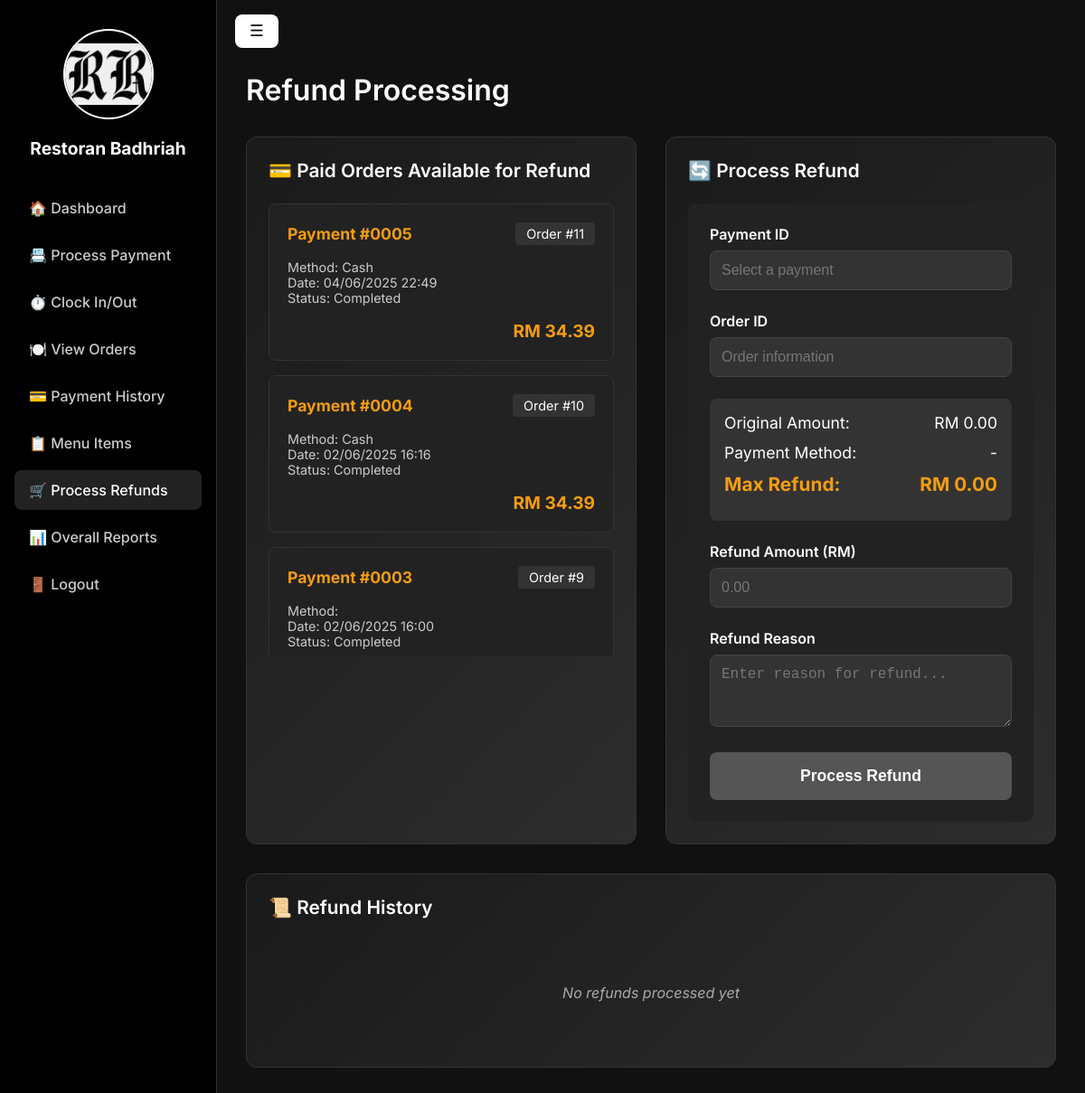
Page /restoran-badhriah/refunds.php (signed in) on the committed database.
### tables this page shows
CREATE TABLE `payment` (
  `PaymentID` int(11) NOT NULL,
  `OrderID` int(11) DEFAULT NULL,
  `Amount` decimal(10,2) NOT NULL,
  `PaymentMethod` enum('Cash','Credit Card','Digital Wallet') NOT NULL,
  `PaymentDateTime` datetime NOT NULL DEFAULT current_timestamp(),
  `Status` enum('Completed','Pending','Refunded') NOT NULL DEFAULT 'Pending'
);

### restoran-badhriah/refunds.php (the view, shortened to what this page needs)
<?php
require_once 'db.php';
$payments = [];
$payment_query = "SELECT p.PaymentID, p.OrderID, p.Amount, p.PaymentMethod, p.PaymentDateTime, p.Status
                  FROM payment p
                  WHERE p.Status = 'completed' OR p.Status = 'paid'
                  ORDER BY p.PaymentDateTime DESC";
$payment_result = $conn->query($payment_query);
if ($payment_result->num_rows > 0) {
    while($row = $payment_result->fetch_assoc()) {
        $refund_check = "SELECT COUNT(*) as refund_count FROM refunds WHERE PaymentID = " . $row['PaymentID'];
        $refund_result = $conn->query($refund_check);
        $refund_data = $refund_result->fetch_assoc();
        if ($refund_data['refund_count'] == 0) {
            $payments[] = $row;
        }
    }
}
$refunds = [];
?>
<!DOCTYPE html>
<html lang="en">
<head>
</head>
<body>
<div class="sidebar" id="sidebar">
    <div style="text-align: center;">
        <img src="images/logo.png" alt="Restoran Badhriah Logo"
             style="width: 100px; height: 100px; border-radius: 50%; border: 2px solid #fff; object-fit: contain; margin-bottom: 1rem;">
    </div>
    <h2>Restoran Badhriah</h2>
        <a href="cashier.php">🏠 Dashboard</a>
        <a href="cashier_payment.php" >📇 Process Payment</a>
        <a href="workshift.php">⏱️ Clock In/Out</a>
        <a href="orders.php">🍽️ View Orders</a>
        <a href="payments.php" >💳 Payment History</a>
        <a href="menu_cashier.php">📋 Menu Items</a>
        <a href="refunds.php" class="active">🛒 Process Refunds</a>
        <a href="reports.php">📊 Overall Reports</a>
        <a href="logout.php">🚪 Logout</a>
</div>
<div class="main" id="main">
    <button id="toggleBtn" class="toggle-btn">☰</button>
    <div class="header">
        <h1>Refund Processing</h1>
    </div>
    <div class="dashboard">
        <div class="payments-section">
            <div class="section-title">
                <span>💳 Paid Orders Available for Refund</span>
            </div>
            <div class="payments-container">
                <?php if (count($payments) > 0): ?>
                    <?php foreach ($payments as $payment): ?>
                        <div class="payment-card"
                             data-id="<?= $payment['PaymentID'] ?>"
                             data-amount="<?= $payment['Amount'] ?>"
                             onclick="selectPayment(this, <?= $payment['PaymentID'] ?>, <?= $payment['Amount'] ?>, '<?= htmlspecialchars($payment['OrderID']) ?>', '<?= htmlspecialchars($payment['PaymentMethod']) ?>')">
                            <div class="payment-header">
                                <div class="payment-id">Payment #<?= str_pad($payment['PaymentID'], 4, '0', STR_PAD_LEFT) ?></div>
                                <div class="order-info">Order #<?= $payment['OrderID'] ?></div>
                            </div>
                            <div class="payment-details">
                                <div>Method: <?= htmlspecialchars($payment['PaymentMethod']) ?></div>
                                <div>Date: <?= date('d/m/Y H:i', strtotime($payment['PaymentDateTime'])) ?></div>
                                <div>Status: <?= htmlspecialchars($payment['Status']) ?></div>
                            </div>
                            <div class="payment-amount">
                                RM <?= number_format($payment['Amount'], 2) ?>
                            </div>
                        </div>
                    <?php endforeach; ?>
                <?php else: ?>
                    <div class="empty-state">
                        No payments available for refund
                    </div>
                <?php endif; ?>
            </div>
        </div>
        <div class="refund-section">
            <div class="section-title">
                <span>🔄 Process Refund</span>
            </div>
            <div class="refund-form">
                <form method="POST" id="refundForm">
                    <div class="form-group">
                        <label for="paymentDisplay">Payment ID</label>
                        <input type="text" id="paymentDisplay" readonly placeholder="Select a payment">
                    </div>
                    <div class="form-group">
                        <label for="orderDisplay">Order ID</label>
                        <input type="text" id="orderDisplay" readonly placeholder="Order information">
                    </div>
                    <div class="refund-summary">
                        <div class="summary-row">
                            <span>Original Amount:</span>
                            <span id="originalAmount">RM 0.00</span>
                        </div>
                        <div class="summary-row">
                            <span>Payment Method:</span>
                            <span id="paymentMethod">-</span>
                        </div>
                        <div class="summary-row total">
                            <span>Max Refund:</span>
                            <span id="maxRefund">RM 0.00</span>
                        </div>
                    </div>
                    <div class="form-group">
                        <label for="refund_amount">Refund Amount (RM)</label>
                        <input type="number" name="refund_amount" id="refund_amount"
                               step="0.01" min="0" placeholder="0.00"
                               oninput="validateRefund()" required>
                    </div>
                    <div class="form-group">
                        <label for="refund_reason">Refund Reason</label>
                        <textarea name="refund_reason" id="refund_reason"
                                  placeholder="Enter reason for refund..." required></textarea>
                    </div>
                    <button type="submit" class="process-btn" id="processBtn" disabled>
                        Process Refund
                    </button>
                </form>
            </div>
        </div>
    </div>
    <div class="refunds-history">
        <div class="section-title">
            <span>📜 Refund History</span>
        </div>
        <?php if (count($refunds) > 0): ?>
            <table class="refunds-table">
                <thead>
                    <tr>
                        <th>Refund ID</th>
                        <th>Payment ID</th>
                        <th>Order ID</th>
                        <th>Original Amount</th>
                        <th>Refund Amount</th>
                        <th>Reason</th>
                        <th>Processed By</th>
                        <th>Date</th>
                    </tr>
                </thead>
                <tbody>
                    <?php foreach ($refunds as $refund): ?>
                        <tr>
                            <td>#<?= str_pad($refund['RefundID'], 4, '0', STR_PAD_LEFT) ?></td>
                            <td>#<?= str_pad($refund['PaymentID'], 4, '0', STR_PAD_LEFT) ?></td>
                            <td>#<?= $refund['OrderID'] ?></td>
                            <td>RM <?= number_format($refund['OriginalAmount'], 2) ?></td>
                            <td>RM <?= number_format($refund['RefundAmount'], 2) ?></td>
                            <td><?= htmlspecialchars($refund['Reason']) ?></td>
                            <td><?= htmlspecialchars($refund['ProcessedBy']) ?></td>
                            <td><?= date('d/m/Y H:i', strtotime($refund['RefundDateTime'])) ?></td>
                        </tr>
                    <?php endforeach; ?>
                </tbody>
            </table>
        <?php else: ?>
            <div class="empty-state">
                No refunds processed yet
            </div>
        <?php endif; ?>
    </div>
</div>
</body>
</html>

### restoran-badhriah/refunds.php (style rules this page uses)
* { box-sizing: border-box; margin: 0; padding: 0; }
body { font-family: 'Inter', sans-serif; background: #111; color: #fff; min-height: 100vh; }
.sidebar { width: 240px; background: #000; padding: 2rem 1rem; border-right: 1px solid #333; position: fixed; top: 0; left: 0; bottom: 0; overflow-y: auto; transition: transform 0.3s ease; z-index: 1000; }
.sidebar h2 { color: #fff; font-size: 1.2rem; margin-bottom: 2rem; text-align: center; }
.sidebar a { display: block; color: #ccc; text-decoration: none; padding: 0.75rem 1rem; border-radius: 8px; margin-bottom: 0.5rem; font-weight: 500; transition: background 0.3s; }
.sidebar a:hover, .sidebar a.active { background: #222; color: #fff; }
.main { margin-left: 240px; padding: 2rem; transition: margin-left 0.3s ease; max-width: 1400px; }
.toggle-btn { position: fixed; top: 1rem; left: 1rem; padding: 0.5rem 1rem; background: #fff; color: #000; border: none; border-radius: 8px; font-size: 1.1rem; cursor: pointer; z-index: 1100; transition: left 0.3s ease; }
.sidebar:not(.hidden) ~ .main .toggle-btn { left: 260px; }
.header { display: flex; justify-content: space-between; align-items: center; margin-bottom: 2rem; margin-top: 3rem; }
.header h1 { font-size: 2rem; font-weight: 600; }
.dashboard { display: grid; grid-template-columns: 1fr 1fr; gap: 2rem; margin-bottom: 2rem; }
.payments-section, .refund-section { background: linear-gradient(135deg, #1a1a1a 0%, #2d2d2d 100%); border: 1px solid #333; border-radius: 12px; padding: 1.5rem; }
.section-title { font-size: 1.3rem; font-weight: 600; margin-bottom: 1.5rem; display: flex; align-items: center; gap: 0.5rem; }
.payments-container { max-height: 500px; overflow-y: auto; }
.payment-card { background: #222; border-radius: 8px; padding: 1.25rem; margin-bottom: 1rem; border: 1px solid #333; cursor: pointer; transition: all 0.3s; }
.payment-header { display: flex; justify-content: space-between; align-items: center; margin-bottom: 1rem; }
.payment-id { font-weight: 700; font-size: 1.1rem; color: #f39c12; }
.order-info { background: #333; padding: 0.25rem 0.75rem; border-radius: 4px; font-size: 0.9rem; }
.payment-amount { font-size: 1.2rem; font-weight: 700; color: #f39c12; text-align: right; }
.payment-details { margin: 1rem 0; font-size: 0.9rem; color: #ccc; }
.empty-state { text-align: center; color: #aaa; padding: 3rem; font-style: italic; }
.refund-form { background: #222; border-radius: 8px; padding: 1.5rem; margin-top: 1rem; }
.form-group { margin-bottom: 1.5rem; }
.form-group label { display: block; margin-bottom: 0.5rem; font-weight: 600; color: #fff; }
.form-group input, .form-group select, .form-group textarea { width: 100%; padding: 0.75rem; background: #333; border: 1px solid #444; border-radius: 8px; color: #fff; font-size: 1rem; }
.form-group textarea { resize: vertical; min-height: 80px; }
.refund-summary { background: #333; border-radius: 8px; padding: 1rem; margin-bottom: 1.5rem; }
.summary-row { display: flex; justify-content: space-between; margin-bottom: 0.75rem; font-size: 1.1rem; }
.summary-row.total { font-weight: 700; font-size: 1.3rem; color: #f39c12; }
.process-btn { width: 100%; padding: 1rem; background: linear-gradient(135deg, #f39c12, #e67e22); color: white; border: none; border-radius: 8px; font-size: 1.1rem; font-weight: 600; cursor: pointer; transition: all 0.3s; }
.process-btn:disabled { background: #555; cursor: not-allowed; transform: none; box-shadow: none; }
.refunds-history { background: linear-gradient(135deg, #1a1a1a 0%, #2d2d2d 100%); border: 1px solid #333; border-radius: 12px; padding: 1.5rem; margin-top: 2rem; }

### rows in the picture
payment: PaymentID "0005", OrderID "11", PaymentMethod "Cash", PaymentDateTime "04/06/2025 22:49", Status "Completed", Amount "34.39"
payment: PaymentID "0004", OrderID "10", PaymentMethod "Cash", PaymentDateTime "02/06/2025 16:16", Status "Completed", Amount "34.39"
payment: PaymentID "0003", OrderID "9", PaymentDateTime "02/06/2025 16:00", Status "Completed"
